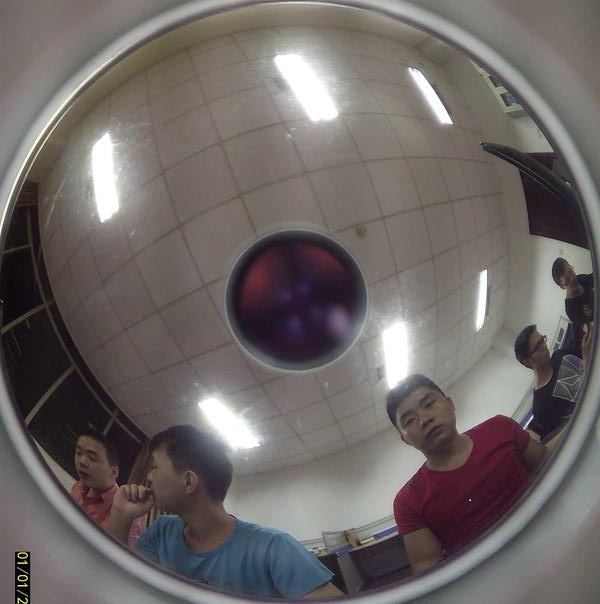
//> input picture camera.bmp, 600 x 604 px
$ ./main   (built with g++ and OpenCV 4)
//> lines starting //> are read from the running program, lines starting //| are printed output that depends on the picture
### xp.h
#ifndef XP_H
#define XP_H

/*鱼眼校正之四分和圆柱展开，导yml*/
#pragma once
#include "opencv2/opencv.hpp"
#include <time.h>
void sph2cart(const cv::Mat &phi/*2D上与x轴的夹角*/, const cv::Mat &theta/*球面上点与球心连线与z轴的夹角*/, cv::Mat &x, cv::Mat &y, cv::Mat &z);/*由3D的两夹角转3D空间直角坐标*/
void rotate3D(const float &alpha, const float &beta, const float &gamma, cv::Mat &Rx, cv::Mat &Ry, cv::Mat &Rz);/*3D旋转矩阵*/
void cal_subview(float(&pos1)[3], float(&pos2)[3], float(&paras)[2]);
void cart2sph(const cv::Mat &x, const cv::Mat &y, const cv::Mat &z, cv::Mat &phi, cv::Mat &theta);
void cal_mapping_four(int &row, int &col, float(&paras)[2], cv::Mat &mapx1, cv::Mat &mapy1);
void cal_mapping_two(int &row, int &col, cv::Mat &mapx1, cv::Mat &mapy1, int R);
void meshgrid(const cv::Range &xgv, const cv::Range &ygv, cv::Mat &X, cv::Mat &Y);/*把Range映射为Mat*/
extern float  f;

#endif // XP_H

### xp.cpp
/*鱼眼校正之四分和圆柱展开，导yml*/
#include "xp.h"

void sph2cart(const cv::Mat &phi/*2D上与x轴的夹角*/, const cv::Mat &theta/*球面上点与球心连线与z轴的夹角*/, cv::Mat &x, cv::Mat &y, cv::Mat &z)/*由3D的两夹角转3D空间直角坐标*/
{
    for (int j = 0; j < phi.cols; j++)
    for (int i = 0; i < phi.rows; i++)
    {
        if (!(phi.at<float>(i, j) == 0 && theta.at<float>(i, j) == 0))
        {
            x.at<float>(i, j) = std::sin(theta.at<float>(i, j)) * std::cos(phi.at<float>(i, j));
            y.at<float>(i, j) = std::sin(theta.at<float>(i, j)) * std::sin(phi.at<float>(i, j));
            z.at<float>(i, j) = std::cos(theta.at<float>(i, j));
        }
    }
}

void rotate3D(const float &alpha, const float &beta, const float &gamma, cv::Mat &Rx, cv::Mat &Ry, cv::Mat &Rz)/*3D旋转矩阵*/
{
    Rx.at<float>(0, 0) = 1; Rx.at<float>(0, 1) = 0;			  Rx.at<float>(0, 2) = 0;
    Rx.at<float>(1, 0) = 0; Rx.at<float>(1, 1) = cos(alpha);  Rx.at<float>(1, 2) = sin(alpha);
    Rx.at<float>(2, 0) = 0; Rx.at<float>(2, 1) = -sin(alpha); Rx.at<float>(2, 2) = cos(alpha);

    Ry.at<float>(0, 0) = cos(beta); Ry.at<float>(0, 1) = 0;	Ry.at<float>(0, 2) = -sin(beta);
    Ry.at<float>(1, 0) = 0;			Ry.at<float>(1, 1) = 1; Ry.at<float>(1, 2) = 0;
    Ry.at<float>(2, 0) = sin(beta); Ry.at<float>(2, 1) = 0; Ry.at<float>(2, 2) = cos(beta);

    Rz.at<float>(0, 0) = cos(gamma);  Rz.at<float>(0, 1) = sin(gamma); Rz.at<float>(0, 2) = 0;
    Rz.at<float>(1, 0) = -sin(gamma); Rz.at<float>(1, 1) = cos(gamma); Rz.at<float>(1, 2) = 0;
    Rz.at<float>(2, 0) = 0;			  Rz.at<float>(2, 1) = 0;		   Rz.at<float>(2, 2) = 1;
}

void cart2sph(const cv::Mat &x, const cv::Mat &y, const cv::Mat &z, cv::Mat &phi, cv::Mat &theta)/*由3D空间直角坐标转3D的两夹角*/
{
    for (int j = 0; j < x.cols; j++)
    for (int i = 0; i < x.rows; i++)
    {
        float r =  sqrt(x.at<float>(i, j)*x.at<float>(i, j) + y.at<float>(i, j)*y.at<float>(i, j) + z.at<float>(i, j)*z.at<float>(i, j));
        if (r != 0)
        {
            phi.at<float>(i, j) = atan2(y.at<float>(i, j), x.at<float>(i, j));/*2D上与x轴的夹角*/
            theta.at<float>(i, j) = acos(z.at<float>(i, j) / r);/*球面上点与球心连线与z轴的夹角*/
        }
    }
}

void cal_subview(float(&pos1)[3], float(&pos2)[3], float(&paras)[2])//得到四分之一鱼眼图矫正后的长宽
{
    /*2D到3D*/
    cv::Mat pos_theta(3, 1, CV_32FC1, pos1);
    cv::Mat pos_phi(3, 1, CV_32FC1, pos2);
    cv::Mat pos_x(3, 1, CV_32FC1, cv::Scalar(0));
    cv::Mat pos_y(3, 1, CV_32FC1, cv::Scalar(0));
    cv::Mat pos_z(3, 1, CV_32FC1, cv::Scalar(0));
    sph2cart(pos_phi, pos_theta, pos_x, pos_y, pos_z);


    /*获取旋转矩阵*/
    cv::Mat Rx(3, 3, CV_32FC1);
    cv::Mat Ry(3, 3, CV_32FC1);
    cv::Mat Rz(3, 3, CV_32FC1);
    rotate3D(CV_PI / 4,0, CV_PI / 4, Rx, Ry, Rz);


    /*获取球面上点的两个角度*/
    cv::Mat stdxyz(pos_x.rows, 3, pos_x.type());
    pos_x.copyTo(stdxyz.col(0));
    pos_y.copyTo(stdxyz.col(1));
    pos_z.copyTo(stdxyz.col(2));
    stdxyz = stdxyz * Rz* Rx;
    stdxyz.col(0).copyTo(pos_x);
    stdxyz.col(1).copyTo(pos_y);
    stdxyz.col(2).copyTo(pos_z);
    cart2sph(pos_x, pos_y, pos_z, pos_phi, pos_theta);


    cv::Mat pos_r(pos_x.rows, pos_x.cols, CV_32FC1);

    /*成像模型（r=f*tan（theta））求R*/
    for (int i = 0; i < pos_r.rows; i++)
        pos_r.at<float>(i, 0) = f * tan(pos_theta.at<float>(i, 0));

    /*2D极坐标转直角坐标*/
    polarToCart(pos_r, pos_phi, pos_x, pos_y);
    paras[0] = 2.0f * abs(pos_x.at<float>(1, 0));
    paras[1] = abs(pos_y.at<float>(0, 0) - pos_y.at<float>(2, 0));
}

void meshgrid(const cv::Range &xgv, const cv::Range &ygv, cv::Mat &X, cv::Mat &Y)/*把Range映射为Mat*/
{
    std::vector<float> t_x, t_y;
    for (int i = xgv.start; i <= xgv.end; i++) t_x.push_back(float(i));
    for (int j = ygv.start; j <= ygv.end; j++) t_y.push_back(float(j));
    cv::repeat(cv::Mat(t_x).t(), t_y.size(), 1, X);/*repeat 函数是将t_x扩展为与t_y相同大小的矩阵，相当于Matlab中的repmat*/
    cv::repeat(cv::Mat(t_y), 1, t_x.size(), Y);
}

void cal_mapping_four(int &row, int &col, float(&paras)[2], cv::Mat &mapx1, cv::Mat &mapy1)
{
    float width = paras[0];
    float height = paras[1];
    cv::Mat nX, nY;
    //旋转角度
    std::vector<float> p1,p2;
    p1.push_back(CV_PI / 4);
    p1.push_back(CV_PI / 4);
    p1.push_back(-CV_PI / 4);
    p1.push_back(-CV_PI / 4);

    p2.push_back(-CV_PI / 4);
    p2.push_back(CV_PI / 4);
    p2.push_back(CV_PI / 4);
    p2.push_back(-CV_PI / 4);

    for (int k = 0; k < 4; k++)
    {
        /*中心化*/
        cv::Mat X, Y;
        meshgrid(cv::Range(1, col), cv::Range(1, row), X, Y);
        /*直角坐标中心化*/
        cv::Mat c_X = X - col/2;//右-》
        cv::Mat c_Y = Y - row/2;//下

        float centerx, centery;

        switch (k + 1)
        {
        case 1:
            centerx = - width/ 2;
            centery = - height/ 2;
            break;
        case 2:
            centerx =  width/ 2;
            centery = - height/ 2;
            break;
        case 3:
            centerx = - width/ 2;
            centery = height / 2;
            break;
        case 4:
            centerx =  width/ 2;
            centery =  height/ 2;
            break;
        }
        /*四分之一图 中心化*/
        c_X = c_X - centerx;
        c_Y = c_Y - centery;
        // [7 lines of commented-out code are left out]

        cv::Mat temp(row, col, CV_32FC1, cv::Scalar(0));

        ///*临时矩阵 存储有效位置*/
        for (int i = 0; i < row; i++)
        for (int j = 0; j < col; j++)
        {
            if (c_X.at<float>(i, j)<width / 2 && c_X.at<float>(i, j)>-width / 2 && c_Y.at<float>(i, j)<height/2
                && c_Y.at<float>(i, j)>-height/2)
            {
                temp.at<float>(i, j) = 1;
            }
        }

        /*直角坐标转极坐标*/
        cv::Mat phi, rou;
        cv::cartToPolar(c_X, c_Y, rou, phi);
    //	rou = rou * 2;

        /*球坐标xyz*/
        cv::Mat theta(row, col, CV_32FC1);
        for (int j = 0; j < col; j++)
        for (int i = 0; i < row; i++)
            theta.at<float>(i, j) = atan2(rou.at<float>(i, j), f);

        cv::Mat XX(row, col, CV_32FC1, cv::Scalar(0));
        cv::Mat YY(row, col, CV_32FC1, cv::Scalar(0));
        cv::Mat ZZ(row, col, CV_32FC1, cv::Scalar(0));
        sph2cart(phi, theta, XX, YY, ZZ);
        /*求旋转矩阵*/
        cv::Mat Rx(3, 3, CV_32FC1);
        cv::Mat Ry(3, 3, CV_32FC1);
        cv::Mat Rz(3, 3, CV_32FC1);
        rotate3D(p1.at(k), 0, p2.at(k), Rx, Ry, Rz);

        XX = XX.mul(temp); YY = YY.mul(temp); ZZ = ZZ.mul(temp);//将超出范围的值赋值为0，范围内不变

        /*旋转*/
        cv::Mat XYZ(row*col, 3, XX.type());
        cv::Mat TXX = XX.reshape(0, row*col);
        cv::Mat TYY = YY.reshape(0, row*col);
        cv::Mat TZZ = ZZ.reshape(0, row*col);
        TXX.copyTo(XYZ.col(0));
        TYY.copyTo(XYZ.col(1));
        TZZ.copyTo(XYZ.col(2));
        XYZ = XYZ *Rx* Rz;
        XYZ.col(0).copyTo(TXX);
        XYZ.col(1).copyTo(TYY);
        XYZ.col(2).copyTo(TZZ);
        cv::Mat nXX(XX.size(), XX.type());
        cv::Mat nYY(XX.size(), XX.type());
        cv::Mat nZZ(XX.size(), XX.type());
        TXX.reshape(0, row).copyTo(nXX);
        TYY.reshape(0, row).copyTo(nYY);
        TZZ.reshape(0, row).copyTo(nZZ);

        cv::Mat nphi(row, col, CV_32FC1, cv::Scalar(0));
        cv::Mat ntheta(row, col, CV_32FC1, cv::Scalar(0));
        cart2sph(XX, YY, ZZ, nphi, ntheta);

        cv::Mat nrou(row, col, CV_32FC1);
        for (int j = 0; j < col; j++)
        for (int i = 0; i < row; i++)
            nrou.at<float>(i, j) =	f * ntheta.at<float>(i, j);
        polarToCart(nrou, nphi, nX, nY);
        /*将每次成像坐标对应存在map1中*/
        mapx1 = mapx1+nX;
        mapy1 = mapy1+nY;
    }
}

void cal_mapping_two(int &row, int &col, cv::Mat &mapx1, cv::Mat &mapy1, int R)
{
    cv::Mat X, Y;
    meshgrid(cv::Range(1, col), cv::Range(1, row), X, Y);

    cv::Mat phi = X / R;
    cv::Mat theta(row, col, CV_32FC1);
    for (int j = 0; j < col; j++)
    for (int i = 0; i < row; i++)
        theta.at<float>(i, j) = atan(R / Y.at<float>(i, j));

    cv::Mat rou = f * theta;
    cv::Mat nX, nY;
    cv::polarToCart(rou, phi, nX, nY);
    mapx1 = nX;
    mapy1 = nY;

}

### main.cpp
/*鱼眼校正之四分和圆柱展开，导yml*/
/*自行改参数：rr，RR，ok，oc*/
#include <opencv2/opencv.hpp>
#include "iostream"
#include "xp.h"
using namespace std;
using namespace cv;
float f;

int main()
{
    /*数据区*/
    float rr = 68.0f;//135;//225.0f;
    float RR = 300.0f; //616;//974.0f;
    float ok = 300.0f; //535;//779.0f;//圆心y坐标
    float oc = 300.0f;// 616;//974.0f;//圆心x坐标
    float thetamax = 89.0f * CV_PI / 180.0f;
    f = RR / thetamax;
    float thetamin = rr / f;
    string imgname = "/Users/arpenx/Documents/project/qtcreator/Eyefish/Eye-fish_image/camera.bmp";

    /*读图*/
    Mat img = imread(imgname);
//> img is the input picture: 604 rows x 600 cols, CV_8UC3; mean B, G, R 101.9, 103.5, 109.5
    cv::namedWindow("src", CV_GUI_EXPANDED);
    cv::imshow("src", img);
    int row;
    int col;
    //cout << img.cols << '\t' << img.rows << endl;
    ////////////////////////////////////////////////////////////////////////////////////////////
    /*圆柱*/
    row = RR / tan(thetamin);
    col = RR * 2 * CV_PI;
    cv::Mat mapx2(row, col, CV_32FC1, cv::Scalar(0));
    cv::Mat mapy2(row, col, CV_32FC1, cv::Scalar(0));
    cal_mapping_two(row, col, mapx2, mapy2, RR);

    //remap and then save the image
    mapx2 = mapx2 + oc;
    mapy2 = mapy2 + ok;
    cv::Mat nimg2;
    cv::remap(img, nimg2, mapx2, mapy2, CV_INTER_LINEAR, cv::BORDER_CONSTANT, cv::Scalar(0, 0, 0));
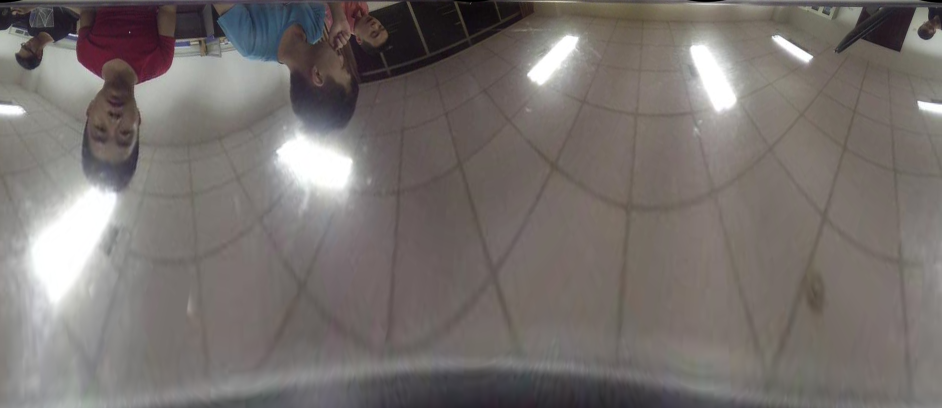
//> nimg2: 816 rows x 1884 cols, CV_8UC3 (shown at 1/2 size); mean B, G, R 109.7, 112.3, 118.4
    cv::namedWindow("twoxp", CV_GUI_EXPANDED);
    cv::flip(nimg2,nimg2, 0);
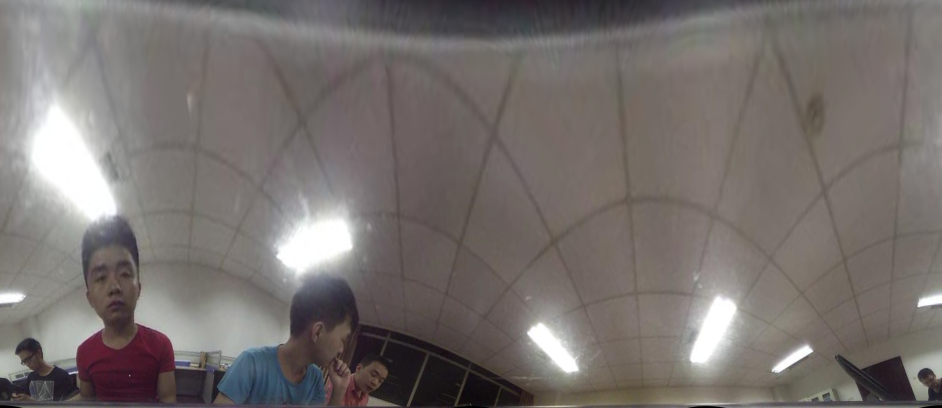
//> nimg2: 816 rows x 1884 cols, CV_8UC3 (shown at 1/2 size); mean B, G, R 109.7, 112.3, 118.4
    cv::imshow("twoxp", nimg2);
    cv::imwrite("/Users/arpenx/Documents/project/qtcreator/Eyefish/Eye-fish_image/twoxp.bmp", nimg2);
    ///////////////////////////////////////////////////////////////////////////////////////////////
    /*四分*/
    /*计算3个点校正后的数据，返回能存下他的最小矩形的长宽*/
    float pos1[] = { thetamax, thetamax, thetamin };
    float pos2[] = { CV_PI/4, CV_PI / 2, CV_PI / 2 };
    float paras[] = { 0, 0 };
    cal_subview(pos1, pos2, paras);
    /*计算映射*/
    row = paras[1]*2;
    col = paras[0]*2;
    cv::Mat mapx1(row, col, CV_32FC1, cv::Scalar(0));
    cv::Mat mapy1(row, col, CV_32FC1, cv::Scalar(0));
    cal_mapping_four(row, col, paras, mapx1, mapy1);
    mapx1 +=  oc;
    mapy1 +=  ok;

    //remap and then save the image
    cv::Mat nimg1;
    cv::remap(img, nimg1, mapx1, mapy1, CV_INTER_LINEAR, cv::BORDER_CONSTANT, cv::Scalar(0, 0, 0));
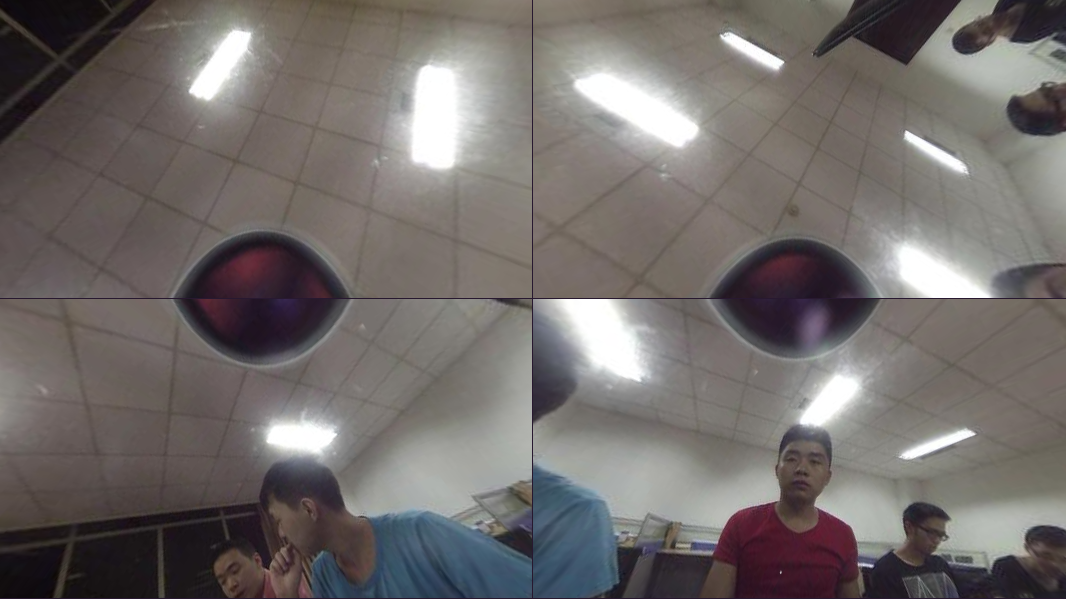
//> nimg1: 599 rows x 1066 cols, CV_8UC3; mean B, G, R 106.6, 108.4, 113.9
    cv::namedWindow("fourxp", CV_GUI_EXPANDED);
    cv::imshow("fourxp", nimg1);
    cv::imwrite("/Users/arpenx/Documents/project/qtcreator/Eyefish/Eye-fish_image/fourxp.bmp", nimg1);

    // [6 lines of commented-out code are left out]

    waitKey();
    return 0;

}
